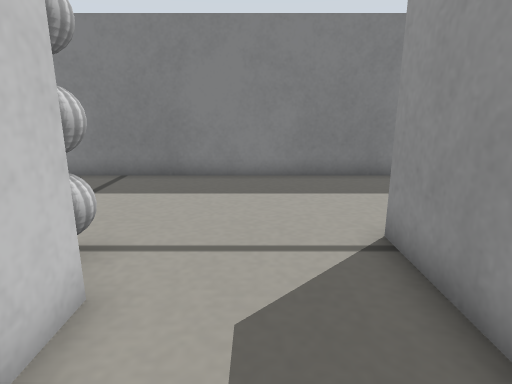
View 1 (above)

20 first-person views from a walk through a world built for the Gazebo simulator. The camera is 0.22 m above the floor, tilts 14° down and sees 75° across. The lines on the ground mark 1 m squares. The floor is counted in squares, 0.1 m on a side. Each view is taken from the middle of a square. On the plan, view 1 faces up. The plan holds only what a view shows up to about 19 squares ahead; the rest is blank. The robots in the file are not drawn. Some stock models are drawn as simple stand-ins.

View 2
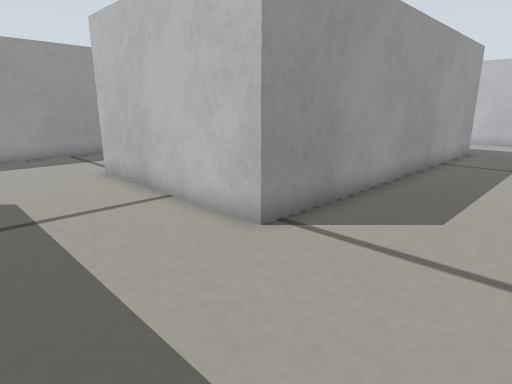

View 3
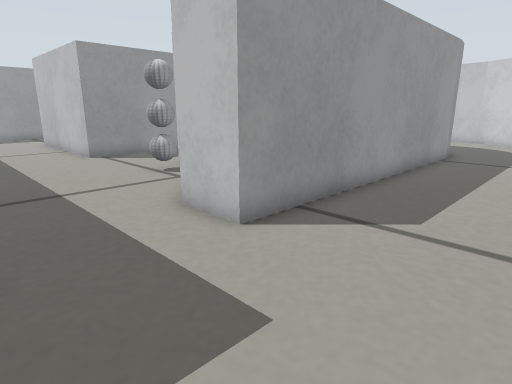

View 4
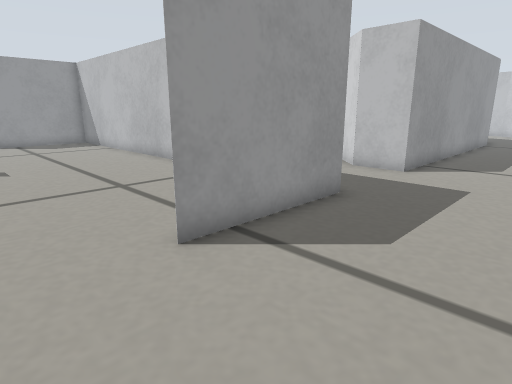

View 5
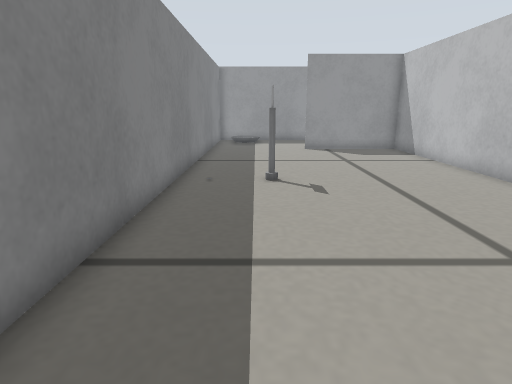

View 6
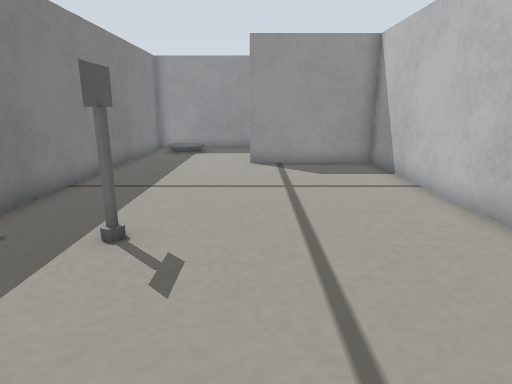

View 7
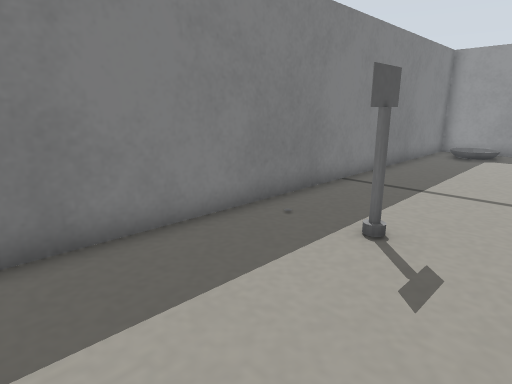

View 8
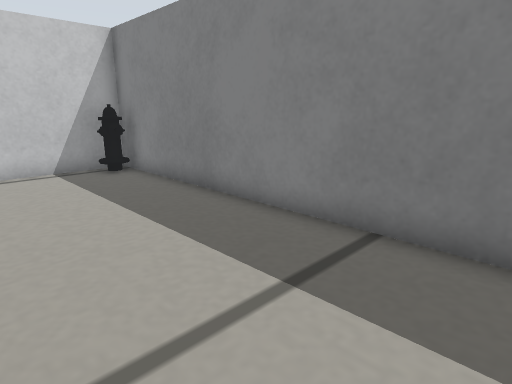

View 9
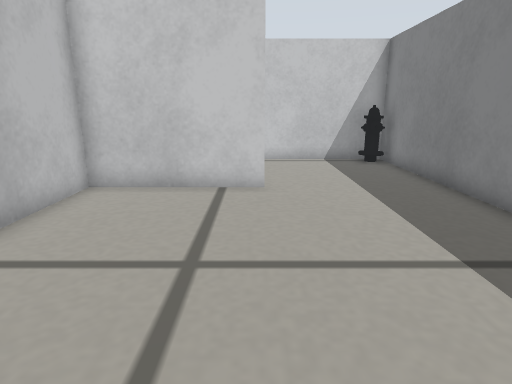

View 10
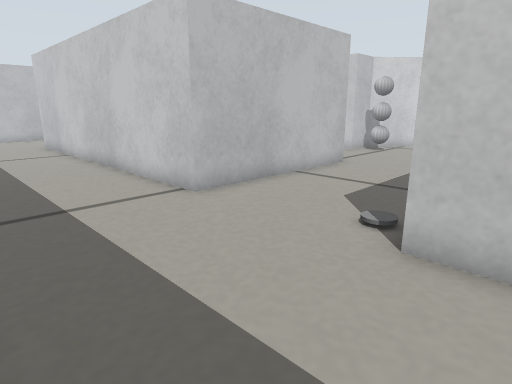

View 11
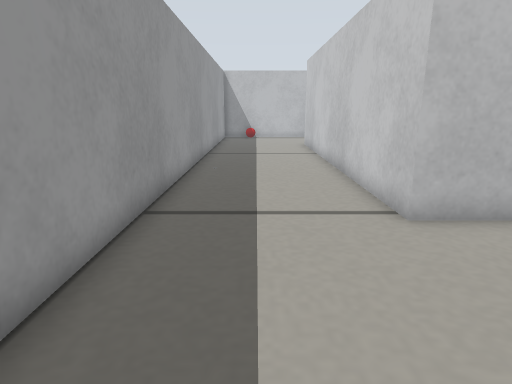

View 12
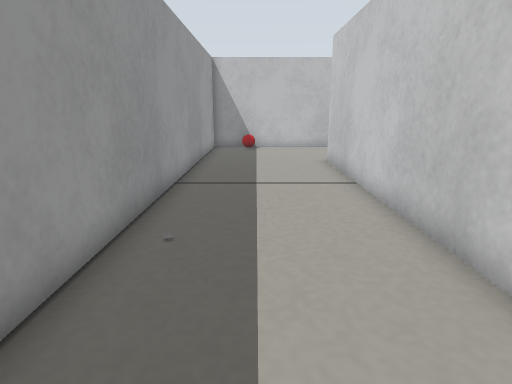

View 13
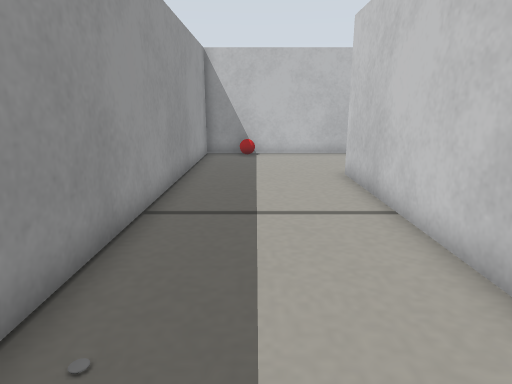

View 14
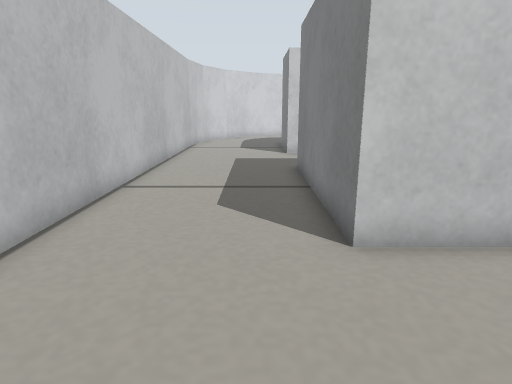

View 15
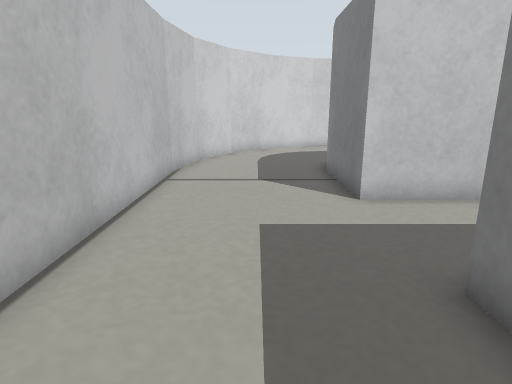

View 16
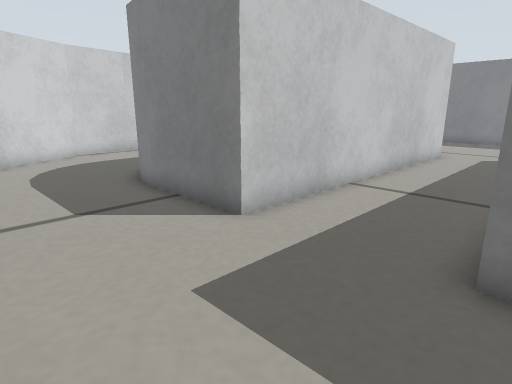

View 17
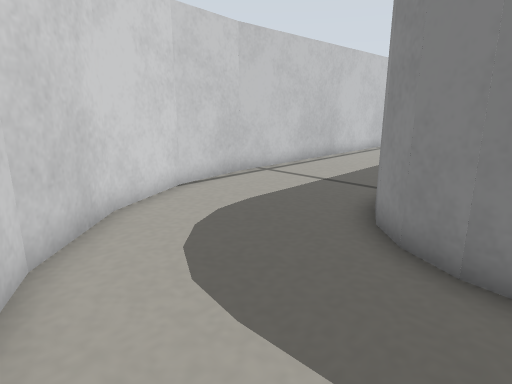

View 18
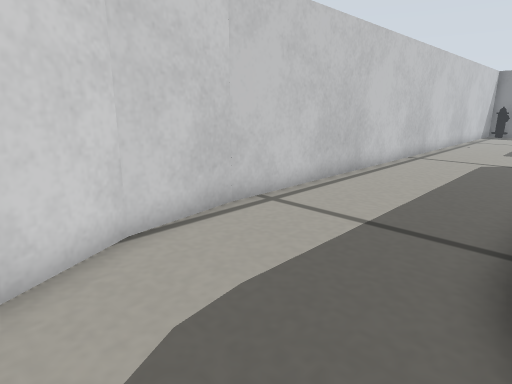

View 19
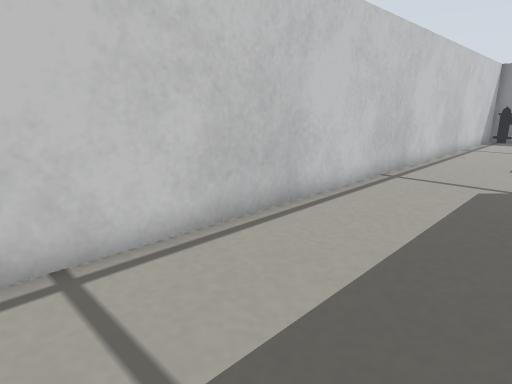

View 20
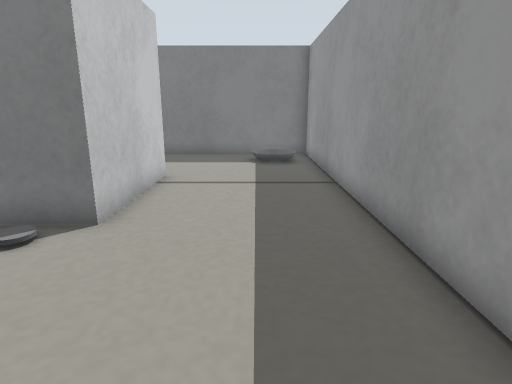

### Floor plan
Points are (right, up) in squares from view 1. A wall is a line through its corners. A room is listed if a view was taken in it or the views show most of it. See-through windows are left out.
Room 1 (views 1, 2, 3, 4, 5, 6, 7, 8, 9, 10, 11, 12, 13, 14, 15, 16, 17, 18, 19, 20)
walls: (2.3, 5.6) (9.9, 5.6) (9.9, -9.4) (2.3, -9.4) (2.3, 5.6); (-3.9, 3.6) (-2, 3.6) (-2, -9.4) (-5.9, -9.4); (-1, 11.2) (9.9, 11.2) (9.9, 16.3) (9.9, 11.2) (8, 11.2); (4.6, 11.2) (-6.4, 11.2); (-9.4, 11.1) (-9.4, 16.2); (-9.4, -5.9) (-9.4, 6.8) (-7.4, 6.8) (-6.3, 5.8); (-9.4, 16.4) (-9.4, 11.2) (-6, 11.2); (-5.8, -9.4) (-6.9, -9.2) (-7.9, -8.7) (-8.7, -7.9) (-9.2, -6.9) (-9.4, -5.8); (-15, -5.8) (-14.5, -8.7) (-13.2, -11.2) (-11.2, -13.2) (-8.7, -14.5) (-5.8, -15); (-5.9, -15) (15.5, -15) (15.5, 21.6) (-15, 21.6) (-15, -5.9)
objects: fire hydrant (-14, 21); traffic light (-3, 4) to (-3, 5); other object (1, 18) to (2, 18); red ball (13, -14)

Where each view was taken, in squares from view 1:
view 1: 0 up, 0 right, facing up
view 2: 10 up, 2 left, facing down-right
view 3: 11 up, 14 left, facing down-right
view 4: 19 up, 14 left, facing down-right
view 5: 19 up, 9 left, facing right
view 6: 16 up, 4 left, facing right
view 7: 16 up, 4 left, facing up-right
view 8: 16 up, 2 left, facing up-left
view 9: 16 up, 0 right, facing left
view 10: 13 up, 15 right, facing down-left
view 11: 12 up, 13 right, facing down
view 12: 5 up, 13 right, facing down
view 13: 2 up, 13 right, facing down
view 14: 11 down, 15 right, facing left
view 15: 12 down, 6 right, facing left
view 16: 14 down, 3 right, facing up-left
view 17: 14 down, 6 left, facing up-left
view 18: 11 down, 9 left, facing up-left
view 19: 6 down, 10 left, facing up-left
view 20: 5 up, 13 right, facing up
